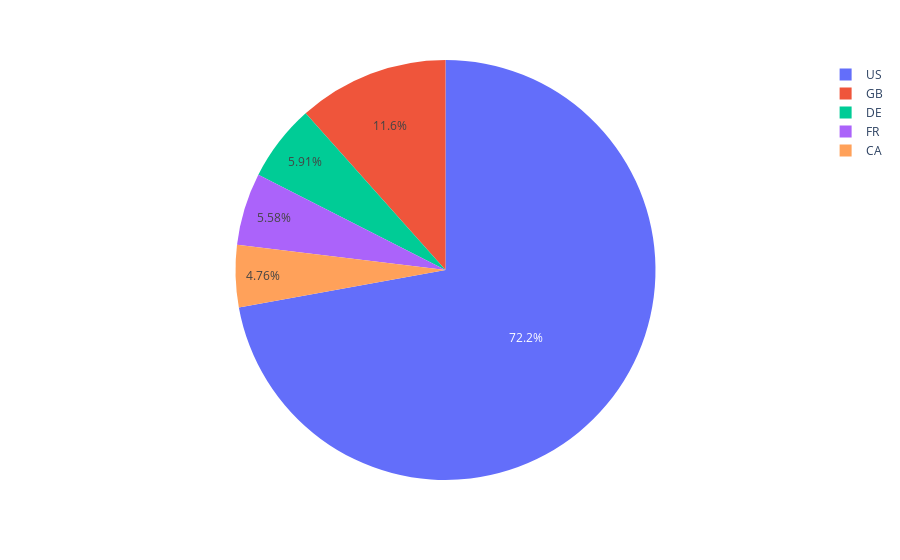

The notebook cell this image was saved under:
### Code cell
# Create a pie chart using Plotly
fig = px.pie(lang_df_top5, values='Frequency', names='Languages')

# Show the pie chart
fig.show()

### Figure 1 — Plotly figure (JSON) as saved in the notebook; plotly's stock layout.template omitted (floating-point values rounded to 4 significant figures)
{"data": [{"domain": {"x": [0, 1], "y": [0, 1]}, "hovertemplate": "Languages=%{label}<br>Frequency=%{value}<extra></extra>", "labels": ["US", "GB", "DE", "FR", "CA"], "legendgroup": "", "name": "", "showlegend": true, "type": "pie", "values": [3956, 636, 324, 306, 261]}], "layout": {"legend": {"tracegroupgap": 0}, "margin": {"t": 60}}}
